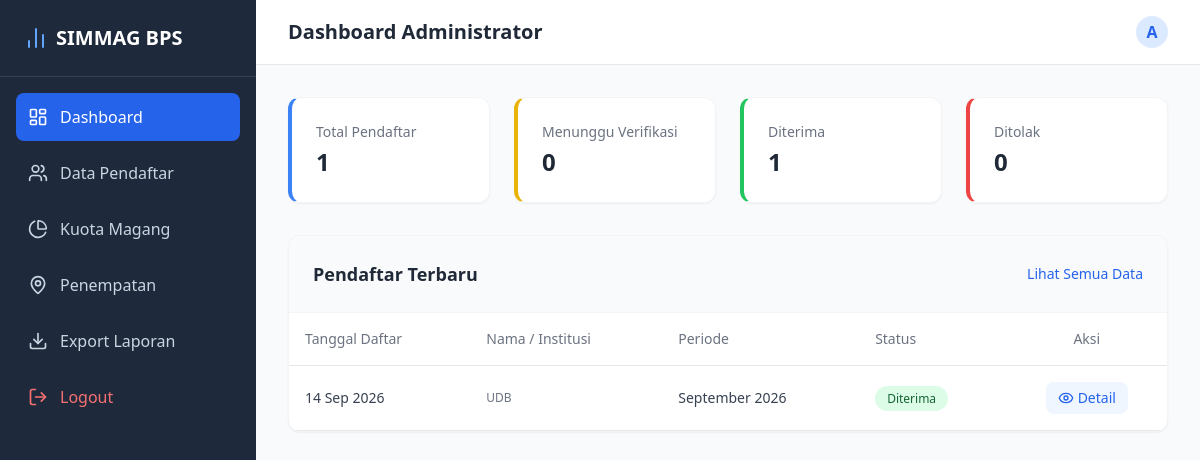
Page /admin/dashboard.php (signed in) on the committed database.
### tables this page shows
CREATE TABLE `pendaftaran` (
  `id` int(11) NOT NULL,
  `peserta_id` int(11) DEFAULT NULL,
  `nomor_pendaftaran` varchar(50) DEFAULT NULL,
  `tanggal_daftar` date DEFAULT NULL,
  `tanggal_mulai` date DEFAULT NULL,
  `tanggal_selesai` date DEFAULT NULL,
  `periode` varchar(50) DEFAULT NULL,
  `status` enum('menunggu','diterima','ditolak') DEFAULT 'menunggu',
  `alasan_penolakan` text DEFAULT NULL,
  `created_at` timestamp NOT NULL DEFAULT current_timestamp()
);

CREATE TABLE `peserta` (
  `id` int(11) NOT NULL,
  `user_id` int(11) DEFAULT NULL,
  `nim` varchar(50) DEFAULT NULL,
  `nama` varchar(100) DEFAULT NULL,
  `tempat_lahir` varchar(50) DEFAULT NULL,
  `tanggal_lahir` date DEFAULT NULL,
  `jenis_kelamin` enum('L','P') DEFAULT NULL,
  `alamat` text DEFAULT NULL,
  `no_hp` varchar(20) DEFAULT NULL,
  `institusi` varchar(100) DEFAULT NULL,
  `fakultas` varchar(100) DEFAULT NULL,
  `prodi` varchar(100) DEFAULT NULL,
  `semester` int(11) DEFAULT NULL
);

### admin/dashboard.php (the view, shortened to what this page needs)
<?php
require_once '../config/database.php';
$stmt = $pdo->query("SELECT status, COUNT(id) as total FROM pendaftaran GROUP BY status");
$stats = ['menunggu' => 0, 'diterima' => 0, 'ditolak' => 0];
$total_pendaftar = 0;
while ($row = $stmt->fetch()) {
    $stats[$row['status']] = $row['total'];
    $total_pendaftar += $row['total'];
}
$stmt = $pdo->query("
    SELECT p.id as pendaftaran_id, p.periode, p.status, p.tanggal_daftar, pst.nama, pst.institusi
    FROM pendaftaran p
    JOIN peserta pst ON p.peserta_id = pst.id
    ORDER BY p.tanggal_daftar DESC, p.id DESC
    LIMIT 5
");
$pendaftar_terbaru = $stmt->fetchAll();
?>
<!DOCTYPE html>
<html lang="id">
<head>
    <script src="https://cdn.tailwindcss.com"></script>
</head>
<body class="bg-gray-50 flex h-screen overflow-hidden">
    <aside class="w-64 bg-slate-800 text-white flex flex-col hidden md:flex">
        <div class="p-6 text-xl font-bold border-b border-slate-700 flex items-center gap-2">
            <i data-lucide="bar-chart-2" class="text-blue-400"></i> SIMMAG BPS
        </div>
        <nav class="flex-1 p-4 space-y-2 overflow-y-auto">
            <a href="dashboard.php" class="flex items-center gap-3 p-3 rounded-lg bg-blue-600 text-white transition">
                <i data-lucide="layout-dashboard" class="w-5 h-5"></i> Dashboard
            </a>
            <a href="pendaftar.php" class="flex items-center gap-3 p-3 rounded-lg text-slate-300 hover:bg-slate-700 hover:text-white transition">
                <i data-lucide="users" class="w-5 h-5"></i> Data Pendaftar
            </a>
            <a href="kuota.php" class="flex items-center gap-3 p-3 rounded-lg text-slate-300 hover:bg-slate-700 hover:text-white transition">
                <i data-lucide="pie-chart" class="w-5 h-5"></i> Kuota Magang
            </a>
            <a href="penempatan.php" class="flex items-center gap-3 p-3 rounded-lg text-slate-300 hover:bg-slate-700 hover:text-white transition">
                <i data-lucide="map-pin" class="w-5 h-5"></i> Penempatan
            </a>
            <a href="export_excel.php" class="flex items-center gap-3 p-3 rounded-lg text-slate-300 hover:bg-slate-700 hover:text-white transition">
                <i data-lucide="download" class="w-5 h-5"></i> Export Laporan
            </a>
            <a href="../logout.php" class="flex items-center gap-3 p-3 mt-8 rounded-lg text-red-400 hover:bg-red-500 hover:text-white transition">
                <i data-lucide="log-out" class="w-5 h-5"></i> Logout
            </a>
        </nav>
    </aside>
    <main class="flex-1 flex flex-col overflow-hidden relative">
        <header class="bg-white border-b border-gray-200 p-4 px-8 flex justify-between items-center z-10">
            <h1 class="text-xl font-semibold text-gray-800">Dashboard Administrator</h1>
            <div class="flex items-center gap-3">
                <div class="w-8 h-8 rounded-full bg-blue-100 text-blue-600 flex items-center justify-center font-bold">
                    A
                </div>
            </div>
        </header>
        <div class="flex-1 overflow-y-auto p-8">
            <div class="grid grid-cols-1 md:grid-cols-4 gap-6 mb-8">
                <div class="bg-white p-6 rounded-xl shadow-sm border border-gray-100 border-l-4 border-l-blue-500">
                    <p class="text-sm text-gray-500 mb-1">Total Pendaftar</p>
                    <p class="text-2xl font-bold text-gray-800"><?= $total_pendaftar ?></p>
                </div>
                <div class="bg-white p-6 rounded-xl shadow-sm border border-gray-100 border-l-4 border-l-yellow-500">
                    <p class="text-sm text-gray-500 mb-1">Menunggu Verifikasi</p>
                    <p class="text-2xl font-bold text-gray-800"><?= $stats['menunggu'] ?></p>
                </div>
                <div class="bg-white p-6 rounded-xl shadow-sm border border-gray-100 border-l-4 border-l-green-500">
                    <p class="text-sm text-gray-500 mb-1">Diterima</p>
                    <p class="text-2xl font-bold text-gray-800"><?= $stats['diterima'] ?></p>
                </div>
                <div class="bg-white p-6 rounded-xl shadow-sm border border-gray-100 border-l-4 border-l-red-500">
                    <p class="text-sm text-gray-500 mb-1">Ditolak</p>
                    <p class="text-2xl font-bold text-gray-800"><?= $stats['ditolak'] ?></p>
                </div>
            </div>
            <div class="bg-white rounded-xl shadow-sm border border-gray-100 overflow-hidden">
                <div class="p-6 border-b border-gray-100 flex justify-between items-center bg-gray-50">
                    <h2 class="text-lg font-bold text-gray-800">Pendaftar Terbaru</h2>
                    <a href="pendaftar.php" class="text-sm text-blue-600 hover:underline font-medium">Lihat Semua Data</a>
                </div>
                <div class="overflow-x-auto">
                    <table class="w-full text-left text-sm border-collapse">
                        <thead>
                            <tr class="bg-white text-gray-500 border-b">
                                <th class="p-4 font-medium">Tanggal Daftar</th>
                                <th class="p-4 font-medium">Nama / Institusi</th>
                                <th class="p-4 font-medium">Periode</th>
                                <th class="p-4 font-medium">Status</th>
                                <th class="p-4 font-medium text-center">Aksi</th>
                            </tr>
                        </thead>
                        <tbody>
                            <?php if (count($pendaftar_terbaru) > 0): ?>
                                <?php foreach ($pendaftar_terbaru as $row): ?>
                                    <tr class="border-b hover:bg-gray-50">
                                        <td class="p-4 text-gray-700"><?= date('d M Y', strtotime($row['tanggal_daftar'])) ?></td>
                                        <td class="p-4">
                                            <p class="text-xs text-gray-500"><?= htmlspecialchars($row['institusi']) ?></p>
                                        </td>
                                        <td class="p-4 text-gray-700"><?= htmlspecialchars($row['periode']) ?></td>
                                        <td class="p-4">
                                            <?php if($row['status'] == 'menunggu'): ?>
                                                <span class="px-3 py-1 rounded-full text-xs font-medium bg-yellow-100 text-yellow-800">Menunggu</span>
                                            <?php elseif($row['status'] == 'diterima'): ?>
                                                <span class="px-3 py-1 rounded-full text-xs font-medium bg-green-100 text-green-800">Diterima</span>
                                            <?php else: ?>
                                                <span class="px-3 py-1 rounded-full text-xs font-medium bg-red-100 text-red-800">Ditolak</span>
                                            <?php endif; ?>
                                        </td>
                                        <td class="p-4 text-center">
                                            <a href="verifikasi.php?id=<?= $row['pendaftaran_id'] ?>" class="inline-flex items-center gap-1 bg-blue-50 text-blue-600 px-3 py-1.5 rounded-lg hover:bg-blue-100 font-medium transition">
                                                <i data-lucide="eye" class="w-4 h-4"></i> Detail
                                            </a>
                                        </td>
                                    </tr>
                                <?php endforeach; ?>
                            <?php else: ?>
                                <tr><td colspan="5" class="p-8 text-center text-gray-500">Belum ada data pendaftar.</td></tr>
                            <?php endif; ?>
                        </tbody>
                    </table>
                </div>
            </div>
        </div>
    </main>
</body>
</html>

### rows in the picture
pendaftaran: tanggal_daftar "14 Sep 2026", peserta.institusi "UDB", periode "September 2026", status "Diterima"

### other values in the picture
$total_pendaftar "1"
$stats['menunggu'] "0"
$stats['diterima'] "1"
$stats['ditolak'] "0"
